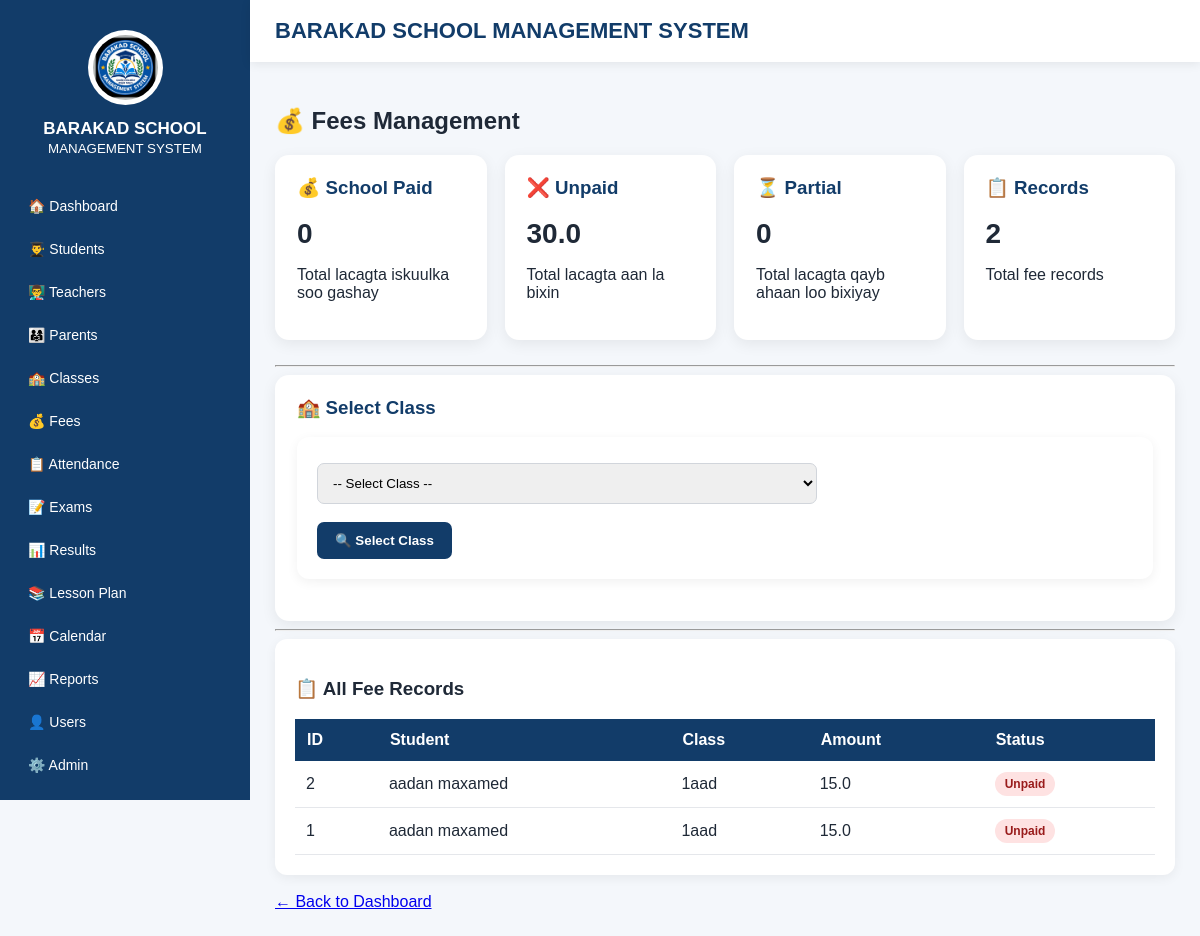
The page /fees on the database its author committed.
### tables this page shows
CREATE TABLE fees (
            id INTEGER PRIMARY KEY AUTOINCREMENT,
            student_name TEXT,
            amount REAL,
            status TEXT
        , class_name TEXT DEFAULT '');

### app.py (the view, shortened to what this page needs)
@app.route("/fees")
def fees():
    selected_class = request.args.get(
        "class_name",
        ""
    ).strip()
    db = get_db()
    all_fees = db.execute("""
        SELECT *
        FROM fees
        ORDER BY id DESC
    """).fetchall()
    students_list = []
    school_total = db.execute("""
        SELECT COALESCE(SUM(amount), 0)
        FROM fees
        WHERE status = 'Paid'
    """).fetchone()[0]
    class_total = 0
    school_unpaid = db.execute("""
        SELECT COALESCE(SUM(amount), 0)
        FROM fees
        WHERE status = 'Unpaid'
    """).fetchone()[0]
    school_partial = db.execute("""
        SELECT COALESCE(SUM(amount), 0)
        FROM fees
        WHERE status = 'Partial'
    """).fetchone()[0]
    total_records = db.execute("""
        SELECT COUNT(*)
        FROM fees
    """).fetchone()[0]
    db.close()
    return render_template(
        "fees.html",
        fees=all_fees,
        students=students_list,
        classes=CLASS_LIST,
        selected_class=selected_class,
        school_total=school_total,
        class_total=class_total,
        school_unpaid=school_unpaid,
        school_partial=school_partial,
        total_records=total_records
    )

### app.py (called while the page is built)
def get_db():
    db = sqlite3.connect(DATABASE)
    db.row_factory = sqlite3.Row
    return db

### templates/fees.html (shortened to what this page needs)
{% extends "base.html" %}
{% block content %}
<h2>💰 Fees Management</h2>
<div class="cards">
    <div class="card">
        <h3>💰 School Paid</h3>
        <div class="card-number">{{ school_total }}</div>
        <p>Total lacagta iskuulka soo gashay</p>
    </div>
    <div class="card">
        <h3>❌ Unpaid</h3>
        <div class="card-number">{{ school_unpaid }}</div>
        <p>Total lacagta aan la bixin</p>
    </div>
    <div class="card">
        <h3>⏳ Partial</h3>
        <div class="card-number">{{ school_partial }}</div>
        <p>Total lacagta qayb ahaan loo bixiyay</p>
    </div>
    <div class="card">
        <h3>📋 Records</h3>
        <div class="card-number">{{ total_records }}</div>
        <p>Total fee records</p>
    </div>
</div>
<hr>
<div class="card">
    <h3>🏫 Select Class</h3>
    <form method="GET" action="/fees">
        <select name="class_name" required>
            <option value="">-- Select Class --</option>
        </select>
        <br><br>
        <button type="submit">
            🔍 Select Class
        </button>
    </form>
</div>
<hr>
<div class="table-container">
    <h3>📋 All Fee Records</h3>
    <table>
        <tr>
            <th>ID</th>
            <th>Student</th>
            <th>Class</th>
            <th>Amount</th>
            <th>Status</th>
        </tr>
        {% if fees %}
        {% for fee in fees %}
        <tr>
            <td>
                {{ fee["id"] }}
            </td>
            <td>
                {{ fee["student_name"] }}
            </td>
            <td>
                {{ fee["class_name"] }}
            </td>
            <td>
                {{ fee["amount"] }}
            </td>
            <td>
                {% if fee["status"] == "Paid" %}
                <span class="badge paid">
                    Paid
                </span>
                {% elif fee["status"] == "Unpaid" %}
                <span class="badge unpaid">
                    Unpaid
                </span>
                {% else %}
                <span class="badge">
                    Partial
                </span>
                {% endif %}
            </td>
        </tr>
        {% endfor %}
        {% else %}
        <tr>
            <td colspan="5">
                Weli fee lama gelin.
            </td>
        </tr>
        {% endif %}
    </table>
</div>
<br>
<a href="/dashboard">
    ← Back to Dashboard
</a>
{% endblock %}

### templates/base.html (style rules this page uses)
* { box-sizing: border-box; }
body { margin: 0; font-family: Arial, Helvetica, sans-serif; background: #f4f7fb; color: #1f2937; }
.cards { display: grid; grid-template-columns: repeat(auto-fit, minmax(180px, 1fr)); gap: 18px; margin-bottom: 25px; }
.card { background: white; padding: 22px; border-radius: 14px; box-shadow: 0 4px 15px rgba(0,0,0,0.07); }
.card h3 { margin-top: 0; color: #123c69; }
.card-number { font-size: 28px; font-weight: bold; }
form { background: white; padding: 20px; border-radius: 12px; box-shadow: 0 3px 12px rgba(0,0,0,0.06); margin-bottom: 20px; }
input, select, textarea { width: 100%; max-width: 500px; padding: 11px; border: 1px solid #d1d5db; border-radius: 7px; margin-top: 6px; }
button { background: #123c69; color: white; border: none; padding: 11px 18px; border-radius: 7px; cursor: pointer; font-weight: bold; }
.table-container { background: white; padding: 20px; border-radius: 12px; overflow-x: auto; box-shadow: 0 3px 12px rgba(0,0,0,0.06); }
table { width: 100%; border-collapse: collapse; }
th { background: #123c69; color: white; padding: 12px; text-align: left; }
td { padding: 11px; border-bottom: 1px solid #e5e7eb; }
.badge { display: inline-block; padding: 5px 10px; border-radius: 20px; font-size: 12px; font-weight: bold; }
.unpaid { background: #fee2e2; color: #991b1b; }

### rows shown on the page
fees: id "2", student_name "aadan maxamed", class_name "1aad", amount "15.0", status "Unpaid"
fees: id "1", student_name "aadan maxamed", class_name "1aad", amount "15.0", status "Unpaid"

### other values the page prints
{{ school_total }} "0"
{{ school_unpaid }} "30.0"
{{ school_partial }} "0"
{{ total_records }} "2"
